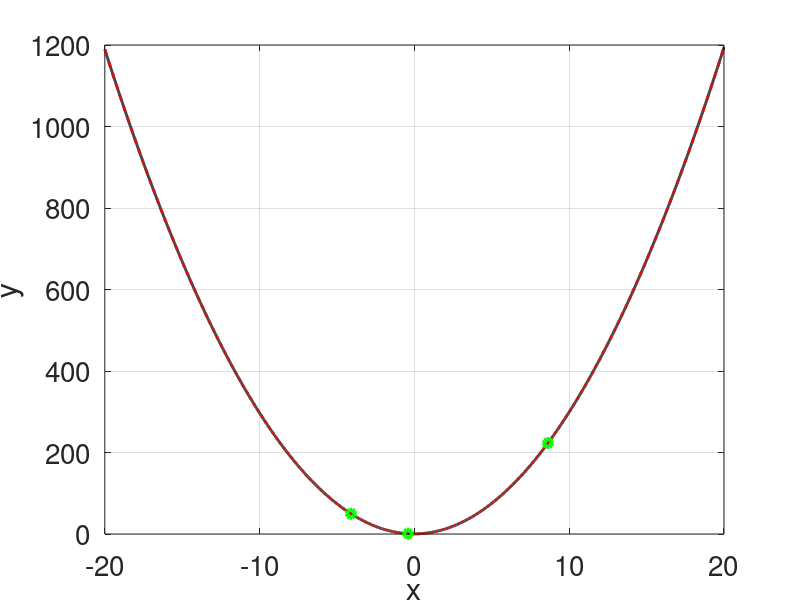

MATLAB code to generate this figure:
function TestP2
A0 = rand; A1 = rand*2; A2 = rand*3;
x = -20:0.01:20;
y = A0 + A1*x + A2.*x.^2;
ind = randsample(length(x),3);
x0 = x(ind(1)); y0 = y(ind(1));
x1 = x(ind(2)); y1 = y(ind(2));
x2 = x(ind(3)); y2 = y(ind(3));
a2 = ((y2-y1)*(x1-x0)-(y1-y0)*(x2-x1));
a2 = a2/((x2-x1)*(x1-x0)*(x2-x0));
a1 = (y2-y1)./(x2-x1) - a2*(x2+x1);
a0 = y2 - a1*x2 - a2.*x2.^2;
[A0 A1 A2;a0 a1 a2]
L0 = (x-x1).*(x-x2)./((x1-x0)*(x2-x0));
L1 = (x-x0).*(x-x2)./((x2-x1)*(x0-x1));
L2 = (x-x1).*(x-x0)./((x1-x2)*(x0-x2));
Y = y0*L0 + y1*L1 + y2*L2;
figure;
plot(x,y,'k-','linewidth',2);hold on; grid on;
plot(x,Y,'r--','linewidth',2);
set(gca,'fontsize',20);xlabel('x');ylabel('y');
plot([x0 x1 x2],[y0 y1 y2],'go','linewidth',3);